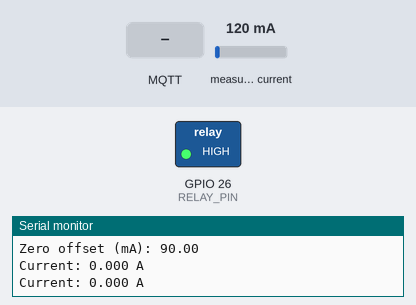
Bench run of a sketch on a simulated ESP32. On the bench: switched loads named in the sketch (green lamp = pin HIGH), the last lines printed to the serial monitor. Inputs (shaded band) come from the test bench; at power-on: measured current 120 mA. WiFi joins after 1.5 s; servers stay silent unless stated; no MQTT or app messages arrive unless stated.

Above: at 8.5 s.
8.6 s: MQTT message "ON" arrives on the first subscribed topic
At 9.8 s:
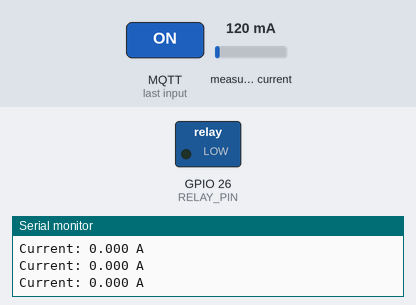
10.1 s: MQTT message "OFF" arrives on the first subscribed topic
At 11.0 s:
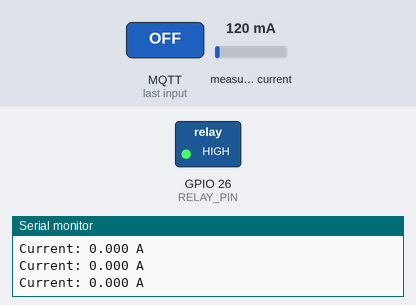
Timing chart, 0 to 13.1 s (numbered marks = the images above; inputs shaded):
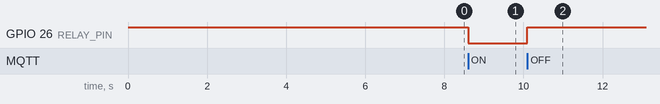

The sketch:

Watt_Guard.ino
```cpp
#include <WiFi.h>
#include <PubSubClient.h>
#include "ACS712.h"

#define RELAY_PIN 26
#define CURRENT_PIN 32
ACS712 currentSensor(CURRENT_PIN, 5.0, 4095, 185);

const char* ssid = "WiFi";
const char* password = "********";
const char* mqtt_server = "broker.hivemq.com";

WiFiClient espClient;
PubSubClient client(espClient);

//For millis()
unsigned long lastSendTime = 0;
const unsigned long interval = 1000;

//For proper calibration, current in the zero position should be found.
float zeroCurrent = 0;

void setupWiFi(){
  WiFi.begin(ssid,password);
  while (WiFi.status()!= WL_CONNECTED){delay(500);}
  Serial.println("Wifi connected..........");
}

void mqttCallback(char* topic, byte* payload, unsigned int length){
  String message = "";
  for (int i = 0; i < length; i++){
    message += (char)payload[i];
  }
  if(String(topic) == "WattGuard/relay"){
    if(message == "ON"){
      digitalWrite(RELAY_PIN, LOW);
    }
    else if (message == "OFF"){
      digitalWrite(RELAY_PIN, HIGH);
    }
  }
}

void connectMQTT(){
  while(!client.connected()){
    if(client.connect("ESP32_WattGuard")){
      client.subscribe("WattGuard/relay");
    }
    else{delay(2000);}
  }
}

void setup(){
  Serial.begin(9600);

  pinMode(RELAY_PIN, OUTPUT);
  digitalWrite(RELAY_PIN, HIGH); // Relay OFF initially

  setupWiFi();

  client.setServer(mqtt_server, 1883);
  client.setCallback(mqttCallback);

  //ACS712 Calibration
  //To find zero current
  Serial.println("Calibrating ACS712");
  delay(2000);
  float sum = 0;
  for(int i = 0; i<150; i++){
    sum += currentSensor.mA_AC();
    delay(5);
  }
  zeroCurrent = sum/200.0;
  Serial.println("Calibration done!");
  Serial.print("Zero offset (mA): ");
  Serial.println(zeroCurrent);
}

void loop() {
  if (!client.connected()) {
    connectMQTT();
  }
  client.loop();

  unsigned long now = millis();
  if(now - lastSendTime >= interval){
    lastSendTime = now;
    float current_mA = currentSensor.mA_AC() - zeroCurrent;

    //ignore noise
    if (current_mA < 150) {
      current_mA = 0;
    }

    float current = current_mA/1000.0;

    //Checking serial print
    Serial.print("Current: ");
    Serial.print(current, 3);
    Serial.println(" A");

    //Publish to MQTT
    char payload[10];
    dtostrf(current, 4, 3, payload);
    client.publish("WattGuard/current", payload);
  }
}
```

Measured:
- after the input at 8.6 s, GPIO 26 (RELAY_PIN): HIGH → LOW at once
- after the input at 10.1 s, GPIO 26 (RELAY_PIN): LOW → HIGH at once
